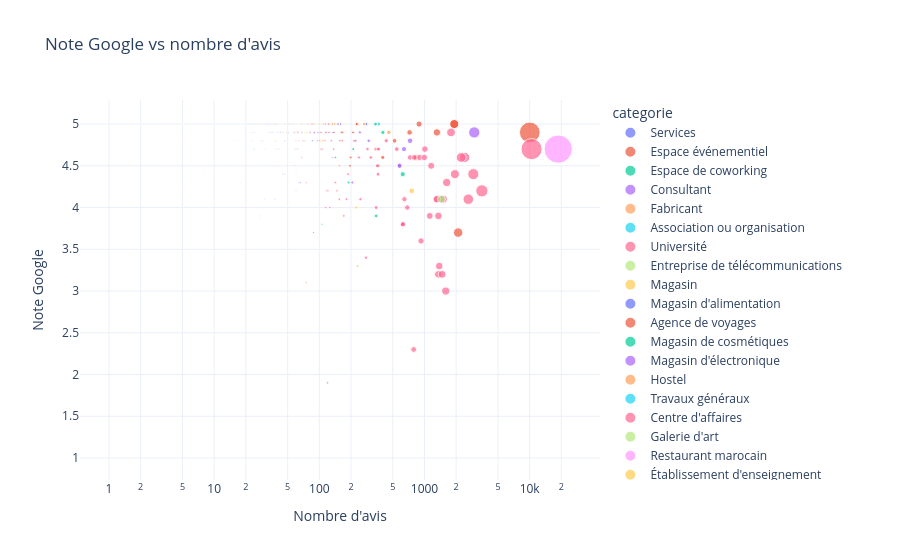

Source (notebook cell):
### Code cell
scatter = (
    df[
        ["nom", "note", "nombre_avis", "categorie"]
    ]
    .drop_duplicates("nom")
    .dropna(subset=["note", "nombre_avis"])
)

fig = px.scatter(
    scatter,
    x="nombre_avis",
    y="note",
    size="nombre_avis",
    hover_name="nom",
    color="categorie",
    title="Note Google vs nombre d'avis",
    log_x=True
)

fig.update_layout(
    template="plotly_white",
    xaxis_title="Nombre d'avis",
    yaxis_title="Note Google"
)

fig.show()

### Figure 1 — Plotly figure (JSON) as saved in the notebook; plotly's stock layout.template omitted (floating-point values rounded to 4 significant figures; data arrays with more than 128 entries replaced by an {"elided": "..."} marker saying what was removed)
{"data": [{"hovertemplate": "<b>%{hovertext}</b><br><br>categorie=Services<br>nombre_avis=%{marker.size}<br>note=%{y}<extra></extra>", "hovertext": {"elided": "174 str values"}, "legendgroup": "Services", "marker": {"color": "#636efa", "size": {"elided": "174 float values"}, "sizemode": "area", "sizeref": 46.7, "symbol": "circle"}, "mode": "markers", "name": "Services", "orientation": "v", "showlegend": true, "type": "scatter", "x": {"elided": "174 float values"}, "xaxis": "x", "y": {"elided": "174 float values"}, "yaxis": "y"}, {"hovertemplate": "<b>%{hovertext}</b><br><br>categorie=Espace événementiel<br>nombre_avis=%{marker.size}<br>note=%{y}<extra></extra>", "hovertext": ["Gitex Africa"], "legendgroup": "Espace événementiel", "marker": {"color": "#EF553B", "size": [364.0], "sizemode": "area", "sizeref": 46.7, "symbol": "circle"}, "mode": "markers", "name": "Espace événementiel", "orientation": "v", "showlegend": true, "type": "scatter", "x": [364.0], "xaxis": "x", "y": [4.5], "yaxis": "y"}, {"hovertemplate": "<b>%{hovertext}</b><br><br>categorie=Espace de coworking<br>nombre_avis=%{marker.size}<br>note=%{y}<extra></extra>", "hovertext": ["Goworking Marrakech", "Coworking L'BLASSA", "Emerging Business Factory - EBF", "CITY PARCOURS CO-WORKING"], "legendgroup": "Espace de coworking", "marker": {"color": "#00cc96", "size": [121.0, 210.0, 104.0, 17.0], "sizemode": "area", "sizeref": 46.7, "symbol": "circle"}, "mode": "markers", "name": "Espace de coworking", "orientation": "v", "showlegend": true, "type": "scatter", "x": [121.0, 210.0, 104.0, 17.0], "xaxis": "x", "y": [4.9, 4.7, 4.7, 5.0], "yaxis": "y"}, {"hovertemplate": "<b>%{hovertext}</b><br><br>categorie=Consultant<br>nombre_avis=%{marker.size}<br>note=%{y}<extra></extra>", "hovertext": ["COMPTABLE AGREE MARRAKECH", "Chifaa Conseil : Domiciliation d'entreprise a Marrakech", "N.Synergy Bureau d'Étude Technique, Développement web", "Tawjeeh Marrakech - مكتب توجيه للدراسة داخل وخارج المغرب", "WEBPICK", "SUD INVEST CONSULTING", "Excellent Consulting - Comptable Marrakech - Fiduciaire Marrakech", "VERIFICA - Cabinet Comptable Agréé par l'Etat.", "Noun consulting", "Yakeey - Marrakech", "Centre de Nutrition Nakhil - مركز التغذية النخيل", "Curious Market Research", "TBL Consulting.", "Atlas Etude Consulting - Comptable Marrakech", "212 Services | Services Informatique", "Pollen Consulting – Expert-comptable & Audit à Marrakech", "Strat Flow Consulting", "COMUNIX MAROC", "ITICSYS", "Seiton consulting", "Evolution Technology", "Kanteek", "MATRICE ONE CONSULTING : Création de société & Domiciliation d'entreprise", "Entrepreneurs Morocco", "Conseil Et Business Marrakech S.A.R.L.", "Moorish Hotel Group"], "legendgroup": "Consultant", "marker": {"color": "#ab63fa", "size": [90.0, 21.0, 7.0, 2974.0, 9.0, 114.0, 116.0, 21.0, 9.0, 4.0, 243.0, 68.0, 35.0, 3.0, 18.0, 21.0, 3.0, 3.0, 4.0, 11.0, 1.0, 4.0, 8.0, 2.0, 110.0, 1.0], "sizemode": "area", "sizeref": 46.7, "symbol": "circle"}, "mode": "markers", "name": "Consultant", "orientation": "v", "showlegend": true, "type": "scatter", "x": [90.0, 21.0, 7.0, 2974.0, 9.0, 114.0, 116.0, 21.0, 9.0, 4.0, 243.0, 68.0, 35.0, 3.0, 18.0, 21.0, 3.0, 3.0, 4.0, 11.0, 1.0, 4.0, 8.0, 2.0, 110.0, 1.0], "xaxis": "x", "y": [4.9, 4.9, 4.6, 4.9, 5.0, 4.9, 4.9, 3.5, 4.6, 5.0, 4.9, 4.9, 5.0, 4.3, 5.0, 5.0, 5.0, 5.0, 4.5, 5.0, 1.0, 5.0, 4.4, 5.0, 4.8, 1.0], "yaxis": "y"}, {"hovertemplate": "<b>%{hovertext}</b><br><br>categorie=Fabricant<br>nombre_avis=%{marker.size}<br>note=%{y}<extra></extra>", "hovertext": ["Rentaphone : Pocket Wi-fi Morocco", "Smart Factory Automation: Formation en Automatisation et Instrumentation Industrielle Marrakech", "Alaq Technology Maroc - Domotique, Alarme, Vidéosurveillance, Sécurité incendie", "Ainsi consulting", "Broadlink"], "legendgroup": "Fabricant", "marker": {"color": "#FFA15A", "size": [50.0, 7.0, 1.0, 1.0, 3.0], "sizemode": "area", "sizeref": 46.7, "symbol": "circle"}, "mode": "markers", "name": "Fabricant", "orientation": "v", "showlegend": true, "type": "scatter", "x": [50.0, 7.0, 1.0, 1.0, 3.0], "xaxis": "x", "y": [5.0, 4.9, 5.0, 5.0, 5.0], "yaxis": "y"}, {"hovertemplate": "<b>%{hovertext}</b><br><br>categorie=Association ou organisation<br>nombre_avis=%{marker.size}<br>note=%{y}<extra></extra>", "hovertext": ["Signature immobilier", "Cop Invest l'expert en immobilier au maroc", "Startup Maroc"], "legendgroup": "Association ou organisation", "marker": {"color": "#19d3f3", "size": [120.0, 23.0, 3.0], "sizemode": "area", "sizeref": 46.7, "symbol": "circle"}, "mode": "markers", "name": "Association ou organisation", "orientation": "v", "showlegend": true, "type": "scatter", "x": [120.0, 23.0, 3.0], "xaxis": "x", "y": [5.0, 4.8, 1.3], "yaxis": "y"}, {"hovertemplate": "<b>%{hovertext}</b><br><br>categorie=Université<br>nombre_avis=%{marker.size}<br>note=%{y}<extra></extra>", "hovertext": ["Sup de Co Marrakech", "Université Cadi Ayyad", "Faculté de Langue Arabe", "Faculté des Lettres et Sciences humaines", "Faculté des Sciences et Techniques", "Faculté de Médecine et de Pharmacie de Marrakech", "fst marrakech", "École HEEC (Hautes Etudes Economiques, Commerciales et d'Ingénierie)"], "legendgroup": "Université", "marker": {"color": "#FF6692", "size": [126.0, 155.0, 59.0, 75.0, 181.0, 188.0, 11.0, 60.0], "sizemode": "area", "sizeref": 46.7, "symbol": "circle"}, "mode": "markers", "name": "Université", "orientation": "v", "showlegend": true, "type": "scatter", "x": [126.0, 155.0, 59.0, 75.0, 181.0, 188.0, 11.0, 60.0], "xaxis": "x", "y": [4.0, 4.1, 4.5, 4.3, 4.1, 4.4, 4.2, 4.2], "yaxis": "y"}, {"hovertemplate": "<b>%{hovertext}</b><br><br>categorie=Entreprise de télécommunications<br>nombre_avis=%{marker.size}<br>note=%{y}<extra></extra>", "hovertext": ["Maroc Telecom"], "legendgroup": "Entreprise de télécommunications", "marker": {"color": "#B6E880", "size": [231.0], "sizemode": "area", "sizeref": 46.7, "symbol": "circle"}, "mode": "markers", "name": "Entreprise de télécommunications", "orientation": "v", "showlegend": true, "type": "scatter", "x": [231.0], "xaxis": "x", "y": [3.3], "yaxis": "y"}, {"hovertemplate": "<b>%{hovertext}</b><br><br>categorie=Magasin<br>nombre_avis=%{marker.size}<br>note=%{y}<extra></extra>", "hovertext": ["Cooperative Issafarnbio", "Bloty Marrakech", "THE PLATFORM - GAMING ROOM", "ALPHA VISION", "GALACTIX STUDIO – Studio d'enregistrement / Recording Studio : Marrakech Maroc Morocco", "Globaloptical", "EL MASSIRA VISION - Opticienne Optometriste", "Kech Bureau Informatique, camera de surveillance Marrakech, serrure inteligente, hikvision ruijie marrakech, sonorisation", "Competence Technologie : Vente Matériels Et Accessoires Informatiques", "Ets Bouchaib Complexe D'Artisanat", "TANARA GLOBAL", "Hospitality Web Services"], "legendgroup": "Magasin", "marker": {"color": "#FECB52", "size": [91.0, 225.0, 22.0, 73.0, 106.0, 236.0, 6.0, 107.0, 76.0, 757.0, 27.0, 16.0], "sizemode": "area", "sizeref": 46.7, "symbol": "circle"}, "mode": "markers", "name": "Magasin", "orientation": "v", "showlegend": true, "type": "scatter", "x": [91.0, 225.0, 22.0, 73.0, 106.0, 236.0, 6.0, 107.0, 76.0, 757.0, 27.0, 16.0], "xaxis": "x", "y": [5.0, 4.0, 4.3, 4.9, 5.0, 5.0, 4.2, 4.8, 5.0, 4.2, 4.3, 5.0], "yaxis": "y"}, {"hovertemplate": "<b>%{hovertext}</b><br><br>categorie=Magasin d'alimentation<br>nombre_avis=%{marker.size}<br>note=%{y}<extra></extra>", "hovertext": ["La Cave à Huile - Huile d'Olive et d'Argan Premium"], "legendgroup": "Magasin d'alimentation", "marker": {"color": "#636efa", "size": [279.0], "sizemode": "area", "sizeref": 46.7, "symbol": "circle"}, "mode": "markers", "name": "Magasin d'alimentation", "orientation": "v", "showlegend": true, "type": "scatter", "x": [279.0], "xaxis": "x", "y": [5.0], "yaxis": "y"}, {"hovertemplate": "<b>%{hovertext}</b><br><br>categorie=Agence de voyages<br>nombre_avis=%{marker.size}<br>note=%{y}<extra></extra>", "hovertext": ["Terra Nomadic Travels S.A.R.L", "Esprit d’aventure Marrakech", "AUTHENTIQUE NOMADE MAROC Excursions Marrakech désert Maroc", "Izritour", "Sun Trails | Private Luxury Tours in Morocco | Sahara Desert | Honeymoon Travel | All-Inclusive Vacation Packages", "My Morocco Tours", "Morocco Private Expert", "Morocco Discovery", "Marrakech Tour Company", "Marrakesh Behind The Walls", "Deep Morocco Tours", "Marrakesh Tour Guide", "Morocco Inspiring Tours", "Click Excursions", "Happy Excursions", "morocco hospitality services", "TRAVEL PLANS MARRAKECH - Travel agency Marrakech", "Tours In Marrakech", "MARRAKESH TRAVEL SERVICES", "Toursma Travel & Tourism", "Kayatours Morocco", "Starry Morocco Tours & Marrakesh day trips", "Morocco viajar frommarrakech", "Maroc Expedition Travel", "Tilila Travel", "Marrakech Expert Services", "Marrakech WITH Locals", "Marrakech Departures tours - Transport touristique Excursion Marrakech", "Morocco Travel Agency", "Morocco Global Adventures", "Excursions Marrakech", "Deep South Travel", "Travel path", "Travel Link Morocco", "Marrakech City Travel", "Habti Voyage", "Morocco Trip Travel - Travel agency in Marrakech", "H&L Travel", "SENSORIAL TRAVEL", "Travel Legacy", "MOROCCO DMC - TRAVEL AGENCY Morocco MARRAKECH | EXCEL TRAVEL MOROCCO", "Visit Morocco Travel & Events", "Morocco Unfiltered", "Morocco next", "Zoubair Travel Agency", "Iktichaf Travel", "Activ Travel", "Mouja tours", "Attractive Tours"], "legendgroup": "Agence de voyages", "marker": {"color": "#EF553B", "size": [138.0, 75.0, 101.0, 104.0, 78.0, 25.0, 141.0, 60.0, 38.0, 115.0, 89.0, 101.0, 234.0, 10020.0, 344.0, 5.0, 115.0, 47.0, 401.0, 49.0, 167.0, 1313.0, 134.0, 722.0, 228.0, 163.0, 888.0, 196.0, 36.0, 1919.0, 52.0, 137.0, 63.0, 39.0, 520.0, 113.0, 104.0, 836.0, 64.0, 39.0, 18.0, 3.0, 36.0, 86.0, 118.0, 73.0, 21.0, 150.0, 226.0], "sizemode": "area", "sizeref": 46.7, "symbol": "circle"}, "mode": "markers", "name": "Agence de voyages", "orientation": "v", "showlegend": true, "type": "scatter", "x": [138.0, 75.0, 101.0, 104.0, 78.0, 25.0, 141.0, 60.0, 38.0, 115.0, 89.0, 101.0, 234.0, 10020.0, 344.0, 5.0, 115.0, 47.0, 401.0, 49.0, 167.0, 1313.0, 134.0, 722.0, 228.0, 163.0, 888.0, 196.0, 36.0, 1919.0, 52.0, 137.0, 63.0, 39.0, 520.0, 113.0, 104.0, 836.0, 64.0, 39.0, 18.0, 3.0, 36.0, 86.0, 118.0, 73.0, 21.0, 150.0, 226.0], "xaxis": "x", "y": [4.9, 3.1, 4.8, 4.9, 5.0, 5.0, 5.0, 4.8, 4.8, 5.0, 5.0, 5.0, 5.0, 4.9, 4.7, 5.0, 4.9, 5.0, 4.6, 4.9, 4.9, 4.9, 5.0, 4.9, 5.0, 4.9, 5.0, 4.5, 5.0, 5.0, 5.0, 4.7, 4.9, 4.7, 4.8, 4.8, 4.7, 4.6, 4.8, 5.0, 4.3, 5.0, 5.0, 5.0, 4.2, 4.8, 4.3, 5.0, 5.0], "yaxis": "y"}, {"hovertemplate": "<b>%{hovertext}</b><br><br>categorie=Magasin de cosmétiques<br>nombre_avis=%{marker.size}<br>note=%{y}<extra></extra>", "hovertext": ["Biomedica : Produits Cosmétiques Naturelles", "Nectarome"], "legendgroup": "Magasin de cosmétiques", "marker": {"color": "#00cc96", "size": [402.0, 142.0], "sizemode": "area", "sizeref": 46.7, "symbol": "circle"}, "mode": "markers", "name": "Magasin de cosmétiques", "orientation": "v", "showlegend": true, "type": "scatter", "x": [402.0, 142.0], "xaxis": "x", "y": [4.9, 4.6], "yaxis": "y"}, {"hovertemplate": "<b>%{hovertext}</b><br><br>categorie=Magasin d'électronique<br>nombre_avis=%{marker.size}<br>note=%{y}<extra></extra>", "hovertext": ["Next Level PC - Marrakech Charaf | PC Gamer Maroc", "UNO.ma - Apple Authorized Reseller in Marrakech Menara Mall", "ETCEINFO Marrakech", "DestockAfric - Matériel Informatique, PC & Imprimantes Marrakech", "Ultrapc Marrakech Massar", "Pcmarrakech.com", "Ultrapc Marrakech Charaf", "Macplus", "Récepteur Maroc", "INOVEXIA | Camera de surveillance Marrakech, Alarme, Incendie, Domotique, Contrôle d'accès, Porte automatique, Sonorisation.", "Vigon systems", "Techspace Marrakech | PC Gamer Marrakech Maroc", "MYTEK", "TechnoMac", "ALL TECH", "Linotech", "Chanter Tech Store", "Master Key AV - Sound Light & LED Screen Hire and Services"], "legendgroup": "Magasin d'électronique", "marker": {"color": "#ab63fa", "size": [577.0, 214.0, 22.0, 295.0, 638.0, 206.0, 580.0, 14.0, 30.0, 24.0, 2.0, 729.0, 40.0, 1.0, 16.0, 58.0, 6.0, 29.0], "sizemode": "area", "sizeref": 46.7, "symbol": "circle"}, "mode": "markers", "name": "Magasin d'électronique", "orientation": "v", "showlegend": true, "type": "scatter", "x": [577.0, 214.0, 22.0, 295.0, 638.0, 206.0, 580.0, 14.0, 30.0, 24.0, 2.0, 729.0, 40.0, 1.0, 16.0, 58.0, 6.0, 29.0], "xaxis": "x", "y": [4.5, 4.8, 4.0, 4.8, 4.7, 4.3, 4.5, 3.9, 4.7, 4.9, 5.0, 4.8, 4.5, 5.0, 4.2, 4.9, 4.5, 5.0], "yaxis": "y"}, {"hovertemplate": "<b>%{hovertext}</b><br><br>categorie=Hostel<br>nombre_avis=%{marker.size}<br>note=%{y}<extra></extra>", "hovertext": ["Stork Marrakech Luxury Hostel"], "legendgroup": "Hostel", "marker": {"color": "#FFA15A", "size": [108.0], "sizemode": "area", "sizeref": 46.7, "symbol": "circle"}, "mode": "markers", "name": "Hostel", "orientation": "v", "showlegend": true, "type": "scatter", "x": [108.0], "xaxis": "x", "y": [4.8], "yaxis": "y"}, {"hovertemplate": "<b>%{hovertext}</b><br><br>categorie=Travaux généraux<br>nombre_avis=%{marker.size}<br>note=%{y}<extra></extra>", "hovertext": ["E-Concept Development - entreprise de construction Marrakech", "Alhouda Groupe - Majorelle -", "EMARA ESTATES Marrakech", "SITAB PROMOTION", "INOVAPRO", "AIS CORPORATION", "Société BUILDDIS TECH"], "legendgroup": "Travaux généraux", "marker": {"color": "#19d3f3", "size": [10.0, 9.0, 6.0, 19.0, 5.0, 11.0, 1.0], "sizemode": "area", "sizeref": 46.7, "symbol": "circle"}, "mode": "markers", "name": "Travaux généraux", "orientation": "v", "showlegend": true, "type": "scatter", "x": [10.0, 9.0, 6.0, 19.0, 5.0, 11.0, 1.0], "xaxis": "x", "y": [5.0, 3.7, 5.0, 5.0, 5.0, 5.0, 5.0], "yaxis": "y"}, {"hovertemplate": "<b>%{hovertext}</b><br><br>categorie=Centre d'affaires<br>nombre_avis=%{marker.size}<br>note=%{y}<extra></extra>", "hovertext": ["MAYA Business Club"], "legendgroup": "Centre d'affaires", "marker": {"color": "#FF6692", "size": [17.0], "sizemode": "area", "sizeref": 46.7, "symbol": "circle"}, "mode": "markers", "name": "Centre d'affaires", "orientation": "v", "showlegend": true, "type": "scatter", "x": [17.0], "xaxis": "x", "y": [4.9], "yaxis": "y"}, {"hovertemplate": "<b>%{hovertext}</b><br><br>categorie=Galerie d'art<br>nombre_avis=%{marker.size}<br>note=%{y}<extra></extra>", "hovertext": ["L'BLASSA ART SPACE"], "legendgroup": "Galerie d'art", "marker": {"color": "#B6E880", "size": [76.0], "sizemode": "area", "sizeref": 46.7, "symbol": "circle"}, "mode": "markers", "name": "Galerie d'art", "orientation": "v", "showlegend": true, "type": "scatter", "x": [76.0], "xaxis": "x", "y": [4.9], "yaxis": "y"}, {"hovertemplate": "<b>%{hovertext}</b><br><br>categorie=Restaurant marocain<br>nombre_avis=%{marker.size}<br>note=%{y}<extra></extra>", "hovertext": ["Safran by Kôya"], "legendgroup": "Restaurant marocain", "marker": {"color": "#FF97FF", "size": [18680.0], "sizemode": "area", "sizeref": 46.7, "symbol": "circle"}, "mode": "markers", "name": "Restaurant marocain", "orientation": "v", "showlegend": true, "type": "scatter", "x": [18680.0], "xaxis": "x", "y": [4.7], "yaxis": "y"}, {"hovertemplate": "<b>%{hovertext}</b><br><br>categorie=Établissement d'enseignement<br>nombre_avis=%{marker.size}<br>note=%{y}<extra></extra>", "hovertext": ["engflexy", "NESSAJ ACADEMY", "M-Beauty Pro Academy", "Atelier de poterie Arterre, céramique et création", "École des Hôtesses de l'air et Steward – ÉCOLE FLY HYANI PRIVÉ EFH MARRAKECH | École autorisée par l'État", "KM Beauty Academy le distributeur officiel de la marque Ekseption au Maroc.", "Apprends.ma - Centre de formation marketing digital Marrakech", "Lorel École de formation professionnelle Marrakech | Institut Lorel", "Institut Des Mines de Marrakech", "Centre de Développement des Compétences Hôtellerie Tourisme", "INSTITUT SPECIALISE DE TECHNOLOGIE APPLIQUEE MAINTENANCE HOTELIERE MARRAKECH", "EL BAHJA Academy"], "legendgroup": "Établissement d'enseignement", "marker": {"color": "#FECB52", "size": [1.0, 64.0, 107.0, 49.0, 139.0, 63.0, 7.0, 39.0, 27.0, 5.0, 6.0, 7.0], "sizemode": "area", "sizeref": 46.7, "symbol": "circle"}, "mode": "markers", "name": "Établissement d'enseignement", "orientation": "v", "showlegend": true, "type": "scatter", "x": [1.0, 64.0, 107.0, 49.0, 139.0, 63.0, 7.0, 39.0, 27.0, 5.0, 6.0, 7.0], "xaxis": "x", "y": [5.0, 5.0, 4.8, 4.9, 5.0, 5.0, 3.9, 4.8, 4.5, 5.0, 3.5, 5.0], "yaxis": "y"}, {"hovertemplate": "<b>%{hovertext}</b><br><br>categorie=Magasin d'ameublement et de décoration<br>nombre_avis=%{marker.size}<br>note=%{y}<extra></extra>", "hovertext": ["KITEA Géant Marrakech : Meubles et décoration"], "legendgroup": "Magasin d'ameublement et de décoration", "marker": {"color": "#636efa", "size": [1433.0], "sizemode": "area", "sizeref": 46.7, "symbol": "circle"}, "mode": "markers", "name": "Magasin d'ameublement et de décoration", "orientation": "v", "showlegend": true, "type": "scatter", "x": [1433.0], "xaxis": "x", "y": [4.1], "yaxis": "y"}, {"hovertemplate": "<b>%{hovertext}</b><br><br>categorie=Magasin de vêtements<br>nombre_avis=%{marker.size}<br>note=%{y}<extra></extra>", "hovertext": ["ZARA", "FRAGRANTICA MARRAKECH", "Scenti", "Layal Concept Store à Marrakech"], "legendgroup": "Magasin de vêtements", "marker": {"color": "#EF553B", "size": [2090.0, 199.0, 1920.0, 122.0], "sizemode": "area", "sizeref": 46.7, "symbol": "circle"}, "mode": "markers", "name": "Magasin de vêtements", "orientation": "v", "showlegend": true, "type": "scatter", "x": [2090.0, 199.0, 1920.0, 122.0], "xaxis": "x", "y": [3.7, 4.6, 5.0, 5.0], "yaxis": "y"}, {"hovertemplate": "<b>%{hovertext}</b><br><br>categorie=Département académique<br>nombre_avis=%{marker.size}<br>note=%{y}<extra></extra>", "hovertext": ["Faculté des Sciences Juridiques, Économiques et Sociales de l’Université Cadi Ayyad", "كلية الآداب والعلوم الإنسانية"], "legendgroup": "Département académique", "marker": {"color": "#00cc96", "size": [347.0, 106.0], "sizemode": "area", "sizeref": 46.7, "symbol": "circle"}, "mode": "markers", "name": "Département académique", "orientation": "v", "showlegend": true, "type": "scatter", "x": [347.0, 106.0], "xaxis": "x", "y": [3.9, 3.8], "yaxis": "y"}, {"hovertemplate": "<b>%{hovertext}</b><br><br>categorie=Centre commercial<br>nombre_avis=%{marker.size}<br>note=%{y}<extra></extra>", "hovertext": ["Souk Des Epices", "COSMOS TECHNOLOGIE 🇲🇦 MARRAKECH"], "legendgroup": "Centre commercial", "marker": {"color": "#ab63fa", "size": [118.0, 88.0], "sizemode": "area", "sizeref": 46.7, "symbol": "circle"}, "mode": "markers", "name": "Centre commercial", "orientation": "v", "showlegend": true, "type": "scatter", "x": [118.0, 88.0], "xaxis": "x", "y": [4.2, 3.7], "yaxis": "y"}, {"hovertemplate": "<b>%{hovertext}</b><br><br>categorie=Musée<br>nombre_avis=%{marker.size}<br>note=%{y}<extra></extra>", "hovertext": ["Maison culturelle du tapis"], "legendgroup": "Musée", "marker": {"color": "#FFA15A", "size": [266.0], "sizemode": "area", "sizeref": 46.7, "symbol": "circle"}, "mode": "markers", "name": "Musée", "orientation": "v", "showlegend": true, "type": "scatter", "x": [266.0], "xaxis": "x", "y": [5.0], "yaxis": "y"}, {"hovertemplate": "<b>%{hovertext}</b><br><br>categorie=Alimentation<br>nombre_avis=%{marker.size}<br>note=%{y}<extra></extra>", "hovertext": ["Marrakech cooking class with locals", "Cooking Class in Marrakech with Fatiha and Samira"], "legendgroup": "Alimentation", "marker": {"color": "#19d3f3", "size": [367.0, 20.0], "sizemode": "area", "sizeref": 46.7, "symbol": "circle"}, "mode": "markers", "name": "Alimentation", "orientation": "v", "showlegend": true, "type": "scatter", "x": [367.0, 20.0], "xaxis": "x", "y": [5.0, 5.0], "yaxis": "y"}, {"hovertemplate": "<b>%{hovertext}</b><br><br>categorie=Spa<br>nombre_avis=%{marker.size}<br>note=%{y}<extra></extra>", "hovertext": ["Relooking by Angelina", "Hammam Mouassine", "SPA Marrakech | Hammam Paradis"], "legendgroup": "Spa", "marker": {"color": "#FF6692", "size": [901.0, 1316.0, 729.0], "sizemode": "area", "sizeref": 46.7, "symbol": "circle"}, "mode": "markers", "name": "Spa", "orientation": "v", "showlegend": true, "type": "scatter", "x": [901.0, 1316.0, 729.0], "xaxis": "x", "y": [4.6, 4.1, 4.6], "yaxis": "y"}, {"hovertemplate": "<b>%{hovertext}</b><br><br>categorie=Restaurant<br>nombre_avis=%{marker.size}<br>note=%{y}<extra></extra>", "hovertext": ["ٍٍRestaurant - Café - Cours de cuisine - Art DarMed Event - Marrakech"], "legendgroup": "Restaurant", "marker": {"color": "#B6E880", "size": [98.0], "sizemode": "area", "sizeref": 46.7, "symbol": "circle"}, "mode": "markers", "name": "Restaurant", "orientation": "v", "showlegend": true, "type": "scatter", "x": [98.0], "xaxis": "x", "y": [5.0], "yaxis": "y"}, {"hovertemplate": "<b>%{hovertext}</b><br><br>categorie=Service de transport<br>nombre_avis=%{marker.size}<br>note=%{y}<extra></extra>", "hovertext": ["Heliconia Aero Solutions"], "legendgroup": "Service de transport", "marker": {"color": "#FF97FF", "size": [60.0], "sizemode": "area", "sizeref": 46.7, "symbol": "circle"}, "mode": "markers", "name": "Service de transport", "orientation": "v", "showlegend": true, "type": "scatter", "x": [60.0], "xaxis": "x", "y": [4.4], "yaxis": "y"}, {"hovertemplate": "<b>%{hovertext}</b><br><br>categorie=Comptabilité<br>nombre_avis=%{marker.size}<br>note=%{y}<extra></extra>", "hovertext": ["CBS Consulting and Business Solutions"], "legendgroup": "Comptabilité", "marker": {"color": "#FECB52", "size": [6.0], "sizemode": "area", "sizeref": 46.7, "symbol": "circle"}, "mode": "markers", "name": "Comptabilité", "orientation": "v", "showlegend": true, "type": "scatter", "x": [6.0], "xaxis": "x", "y": [5.0], "yaxis": "y"}, {"hovertemplate": "<b>%{hovertext}</b><br><br>categorie=Siège social<br>nombre_avis=%{marker.size}<br>note=%{y}<extra></extra>", "hovertext": ["Continuum BIM", "MR TECH GROUP", "creation site web", "TRUST TECH", "EKBlocks"], "legendgroup": "Siège social", "marker": {"color": "#636efa", "size": [8.0, 1.0, 4.0, 3.0, 3.0], "sizemode": "area", "sizeref": 46.7, "symbol": "circle"}, "mode": "markers", "name": "Siège social", "orientation": "v", "showlegend": true, "type": "scatter", "x": [8.0, 1.0, 4.0, 3.0, 3.0], "xaxis": "x", "y": [4.6, 5.0, 4.8, 5.0, 5.0], "yaxis": "y"}, {"hovertemplate": "<b>%{hovertext}</b><br><br>categorie=Stockage<br>nombre_avis=%{marker.size}<br>note=%{y}<extra></extra>", "hovertext": ["CityLockma - City Wifi", "MC CONSIGNE MEDINA"], "legendgroup": "Stockage", "marker": {"color": "#EF553B", "size": [85.0, 62.0], "sizemode": "area", "sizeref": 46.7, "symbol": "circle"}, "mode": "markers", "name": "Stockage", "orientation": "v", "showlegend": true, "type": "scatter", "x": [85.0, 62.0], "xaxis": "x", "y": [5.0, 4.9], "yaxis": "y"}, {"hovertemplate": "<b>%{hovertext}</b><br><br>categorie=Boutique de cadeaux<br>nombre_avis=%{marker.size}<br>note=%{y}<extra></extra>", "hovertext": ["Boutique EL Fenn", "Artisanetshop : Wood Handicraft and Gifts shop"], "legendgroup": "Boutique de cadeaux", "marker": {"color": "#00cc96", "size": [16.0, 342.0], "sizemode": "area", "sizeref": 46.7, "symbol": "circle"}, "mode": "markers", "name": "Boutique de cadeaux", "orientation": "v", "showlegend": true, "type": "scatter", "x": [16.0, 342.0], "xaxis": "x", "y": [3.8, 5.0], "yaxis": "y"}, {"hovertemplate": "<b>%{hovertext}</b><br><br>categorie=Consultant en marketing<br>nombre_avis=%{marker.size}<br>note=%{y}<extra></extra>", "hovertext": ["Consultant Mohamed BABA - Digital Marketing", "So Corporates"], "legendgroup": "Consultant en marketing", "marker": {"color": "#ab63fa", "size": [5.0, 11.0], "sizemode": "area", "sizeref": 46.7, "symbol": "circle"}, "mode": "markers", "name": "Consultant en marketing", "orientation": "v", "showlegend": true, "type": "scatter", "x": [5.0, 11.0], "xaxis": "x", "y": [5.0, 5.0], "yaxis": "y"}, {"hovertemplate": "<b>%{hovertext}</b><br><br>categorie=Service de livraison<br>nombre_avis=%{marker.size}<br>note=%{y}<extra></extra>", "hovertext": ["Forcelog Marrakech- Livraison e-commerce au Maroc"], "legendgroup": "Service de livraison", "marker": {"color": "#FFA15A", "size": [458.0], "sizemode": "area", "sizeref": 46.7, "symbol": "circle"}, "mode": "markers", "name": "Service de livraison", "orientation": "v", "showlegend": true, "type": "scatter", "x": [458.0], "xaxis": "x", "y": [4.9], "yaxis": "y"}, {"hovertemplate": "<b>%{hovertext}</b><br><br>categorie=Agence immobilière<br>nombre_avis=%{marker.size}<br>note=%{y}<extra></extra>", "hovertext": ["Omnia Business"], "legendgroup": "Agence immobilière", "marker": {"color": "#19d3f3", "size": [9.0], "sizemode": "area", "sizeref": 46.7, "symbol": "circle"}, "mode": "markers", "name": "Agence immobilière", "orientation": "v", "showlegend": true, "type": "scatter", "x": [9.0], "xaxis": "x", "y": [5.0], "yaxis": "y"}, {"hovertemplate": "<b>%{hovertext}</b><br><br>categorie=Hôtel<br>nombre_avis=%{marker.size}<br>note=%{y}<extra></extra>", "hovertext": ["AG Hôtel & Spa Marrakech", "L'Hôtel Marrakech", "Hotel Oudaya & Spa Marrakech", "Royal Mansour Marrakech", "Grand Plaza Marrakech", "Four Seasons Resort Marrakech", "Swiss Continental Hotel", "Park Hyatt Marrakech", "Relax Hôtel Marrakech", "Mandarin Oriental, Marrakech", "Selman Marrakech", "Jaal Riad Resort Adults Only", "RAWABI Hôtel & SPA MARRAKECH", "Hôtel Central Palace", "Royal Mirage Deluxe Hôtel", "Les Jardins de la Medina", "Riad Hamdane Rooftop & SPA", "Red Hotel", "Dar Assiya", "Hotel Aday", "ibis Palmeraie Marrakech", "Hôtel Islane", "Riad Kniza Marrakech", "Hôtel Ibn Batouta", "Longue Vie Hotel", "Riad Oriental Glory & Spa", "ADAM PARK MARRAKECH HOTEL & SPA", "Ksar Anika Riad Marrakech", "Radisson Blu Hotel, Marrakech Carre Eden", "Hivernage Hotel & Spa", "Hôtel Akabar - Hôtel 3 Etoiles Marrakech", "Jadali Hôtel & Spa", "Hôtel Tafoukt", "Sirayane Boutique Hôtel & Spa", "Albakech Boutique Hotel & Spa", "Riad Palau Marrakech", "BAB HOTEL | Boutique Hôtel & Spa Marrakech", "Riad Les Palmiers de la Medina", "Sofitel Marrakech Palais Impérial", "Hotel Riad Marrakech", "Imperial Holiday Hotel & Spa Marrakech", "El Morocco Hotel", "Mogador Menzah", "Hôtel Atlas", "RIAD 111", "Amanar Marrakech | Boutique Hotel & Riad", "555 Hotel Clubbing", "RIAD NUMIDIA", "Hotel Park Family", "Riad Sanwa", "Riad Davina", "Riad Qodwa", "Hôtel Novotel", "Dar Soulaimane Ourika Marrakech", "Marrakech Inn Comfy Apartments-Gueliz", "Hotel Suitehotel Marrakech", "Jemaa El Fna Suites & Spa", "Riad 92 Marrakech", "Hotel Medina", "Riad NayaNour, Riad à Marrakech", "Riad Tonaroz", "Riad Luciano Hotel & SPA", "Appart Hotel Aya Suites Marrakech", "Dar Sun Of Medina _ Marrakech", "Riad Magda", "Hotel chems marrakech"], "legendgroup": "Hôtel", "marker": {"color": "#FF6692", "size": [142.0, 130.0, 1354.0, 2411.0, 1510.0, 2231.0, 1788.0, 359.0, 1356.0, 800.0, 1158.0, 1626.0, 1382.0, 686.0, 1122.0, 1009.0, 309.0, 627.0, 116.0, 347.0, 3514.0, 927.0, 433.0, 362.0, 995.0, 238.0, 2611.0, 367.0, 2913.0, 1310.0, 278.0, 356.0, 115.0, 545.0, 287.0, 96.0, 644.0, 171.0, 10420.0, 3.0, 789.0, 59.0, 1593.0, 625.0, 107.0, 58.0, 147.0, 9.0, 22.0, 157.0, 68.0, 622.0, 1945.0, 121.0, 22.0, 9.0, 165.0, 17.0, 246.0, 221.0, 82.0, 124.0, 68.0, 9.0, 70.0, 1472.0], "sizemode": "area", "sizeref": 46.7, "symbol": "circle"}, "mode": "markers", "name": "Hôtel", "orientation": "v", "showlegend": true, "type": "scatter", "x": [142.0, 130.0, 1354.0, 2411.0, 1510.0, 2231.0, 1788.0, 359.0, 1356.0, 800.0, 1158.0, 1626.0, 1382.0, 686.0, 1122.0, 1009.0, 309.0, 627.0, 116.0, 347.0, 3514.0, 927.0, 433.0, 362.0, 995.0, 238.0, 2611.0, 367.0, 2913.0, 1310.0, 278.0, 356.0, 115.0, 545.0, 287.0, 96.0, 644.0, 171.0, 10420.0, 3.0, 789.0, 59.0, 1593.0, 625.0, 107.0, 58.0, 147.0, 9.0, 22.0, 157.0, 68.0, 622.0, 1945.0, 121.0, 22.0, 9.0, 165.0, 17.0, 246.0, 221.0, 82.0, 124.0, 68.0, 9.0, 70.0, 1472.0], "xaxis": "x", "y": [4.3, 4.8, 3.2, 4.6, 4.1, 4.6, 4.9, 4.7, 3.9, 4.6, 4.5, 4.3, 3.3, 4.0, 3.9, 4.7, 4.6, 3.8, 4.9, 4.0, 4.2, 3.6, 4.8, 4.4, 4.6, 4.6, 4.1, 4.7, 4.4, 4.1, 3.4, 4.5, 4.0, 4.7, 4.7, 4.8, 4.1, 3.9, 4.7, 4.3, 2.3, 4.7, 3.0, 3.8, 4.7, 4.9, 4.2, 4.9, 3.5, 4.8, 4.6, 3.8, 4.4, 4.2, 4.5, 4.4, 4.8, 4.9, 4.1, 4.8, 4.9, 4.9, 5.0, 5.0, 4.8, 3.2], "yaxis": "y"}, {"hovertemplate": "<b>%{hovertext}</b><br><br>categorie=Hôtel de ville<br>nombre_avis=%{marker.size}<br>note=%{y}<extra></extra>", "hovertext": ["HOTEL MARRAKECH RACINE"], "legendgroup": "Hôtel de ville", "marker": {"color": "#B6E880", "size": [1448.0], "sizemode": "area", "sizeref": 46.7, "symbol": "circle"}, "mode": "markers", "name": "Hôtel de ville", "orientation": "v", "showlegend": true, "type": "scatter", "x": [1448.0], "xaxis": "x", "y": [4.1], "yaxis": "y"}, {"hovertemplate": "<b>%{hovertext}</b><br><br>categorie=Complexe hôtelier<br>nombre_avis=%{marker.size}<br>note=%{y}<extra></extra>", "hovertext": ["Atlas Hospitality Hotels & Resorts (Atlas Hospitality S.A.)", "Diyar Marhaba Hotel"], "legendgroup": "Complexe hôtelier", "marker": {"color": "#FF97FF", "size": [24.0, 133.0], "sizemode": "area", "sizeref": 46.7, "symbol": "circle"}, "mode": "markers", "name": "Complexe hôtelier", "orientation": "v", "showlegend": true, "type": "scatter", "x": [24.0, 133.0], "xaxis": "x", "y": [4.0, 4.6], "yaxis": "y"}, {"hovertemplate": "<b>%{hovertext}</b><br><br>categorie=Office de tourisme<br>nombre_avis=%{marker.size}<br>note=%{y}<extra></extra>", "hovertext": ["Lina Travel Marrakech"], "legendgroup": "Office de tourisme", "marker": {"color": "#FECB52", "size": [43.0], "sizemode": "area", "sizeref": 46.7, "symbol": "circle"}, "mode": "markers", "name": "Office de tourisme", "orientation": "v", "showlegend": true, "type": "scatter", "x": [43.0], "xaxis": "x", "y": [5.0], "yaxis": "y"}, {"hovertemplate": "<b>%{hovertext}</b><br><br>categorie=Administration locale<br>nombre_avis=%{marker.size}<br>note=%{y}<extra></extra>", "hovertext": ["Maaffar Travel Agency Morocco"], "legendgroup": "Administration locale", "marker": {"color": "#636efa", "size": [32.0], "sizemode": "area", "sizeref": 46.7, "symbol": "circle"}, "mode": "markers", "name": "Administration locale", "orientation": "v", "showlegend": true, "type": "scatter", "x": [32.0], "xaxis": "x", "y": [5.0], "yaxis": "y"}, {"hovertemplate": "<b>%{hovertext}</b><br><br>categorie=Service de navette aéroport<br>nombre_avis=%{marker.size}<br>note=%{y}<extra></extra>", "hovertext": ["Easy Take Transport touristique à Marrakech"], "legendgroup": "Service de navette aéroport", "marker": {"color": "#EF553B", "size": [209.0], "sizemode": "area", "sizeref": 46.7, "symbol": "circle"}, "mode": "markers", "name": "Service de navette aéroport", "orientation": "v", "showlegend": true, "type": "scatter", "x": [209.0], "xaxis": "x", "y": [4.9], "yaxis": "y"}, {"hovertemplate": "<b>%{hovertext}</b><br><br>categorie=Maison d'hôtes<br>nombre_avis=%{marker.size}<br>note=%{y}<extra></extra>", "hovertext": ["Riad Ylha Marrakech", "Dar Diyafa Marrakech", "Riad Challa Restaurant & Spa", "Riad Zahrat Al Sahara"], "legendgroup": "Maison d'hôtes", "marker": {"color": "#00cc96", "size": [24.0, 40.0, 621.0, 190.0], "sizemode": "area", "sizeref": 46.7, "symbol": "circle"}, "mode": "markers", "name": "Maison d'hôtes", "orientation": "v", "showlegend": true, "type": "scatter", "x": [24.0, 40.0, 621.0, 190.0], "xaxis": "x", "y": [4.7, 5.0, 4.4, 4.3], "yaxis": "y"}, {"hovertemplate": "<b>%{hovertext}</b><br><br>categorie=Hébergement<br>nombre_avis=%{marker.size}<br>note=%{y}<extra></extra>", "hovertext": ["Riad Azza, Marrakesh"], "legendgroup": "Hébergement", "marker": {"color": "#ab63fa", "size": [43.0], "sizemode": "area", "sizeref": 46.7, "symbol": "circle"}, "mode": "markers", "name": "Hébergement", "orientation": "v", "showlegend": true, "type": "scatter", "x": [43.0], "xaxis": "x", "y": [4.9], "yaxis": "y"}, {"hovertemplate": "<b>%{hovertext}</b><br><br>categorie=Chambre d'hôtes<br>nombre_avis=%{marker.size}<br>note=%{y}<extra></extra>", "hovertext": ["Riad Sable Chaud"], "legendgroup": "Chambre d'hôtes", "marker": {"color": "#FFA15A", "size": [155.0], "sizemode": "area", "sizeref": 46.7, "symbol": "circle"}, "mode": "markers", "name": "Chambre d'hôtes", "orientation": "v", "showlegend": true, "type": "scatter", "x": [155.0], "xaxis": "x", "y": [4.5], "yaxis": "y"}, {"hovertemplate": "<b>%{hovertext}</b><br><br>categorie=Santé<br>nombre_avis=%{marker.size}<br>note=%{y}<extra></extra>", "hovertext": ["IBDAA", "Root holistic experiences", "Addictest Marrakech"], "legendgroup": "Santé", "marker": {"color": "#19d3f3", "size": [23.0, 20.0, 24.0], "sizemode": "area", "sizeref": 46.7, "symbol": "circle"}, "mode": "markers", "name": "Santé", "orientation": "v", "showlegend": true, "type": "scatter", "x": [23.0, 20.0, 24.0], "xaxis": "x", "y": [5.0, 5.0, 4.7], "yaxis": "y"}, {"hovertemplate": "<b>%{hovertext}</b><br><br>categorie=Point d'intérêt<br>nombre_avis=%{marker.size}<br>note=%{y}<extra></extra>", "hovertext": ["Travel Tech Sarl"], "legendgroup": "Point d'intérêt", "marker": {"color": "#FF6692", "size": [1.0], "sizemode": "area", "sizeref": 46.7, "symbol": "circle"}, "mode": "markers", "name": "Point d'intérêt", "orientation": "v", "showlegend": true, "type": "scatter", "x": [1.0], "xaxis": "x", "y": [5.0], "yaxis": "y"}, {"hovertemplate": "<b>%{hovertext}</b><br><br>categorie=École<br>nombre_avis=%{marker.size}<br>note=%{y}<extra></extra>", "hovertext": ["Young Engineers Marrakech Guéliz"], "legendgroup": "École", "marker": {"color": "#B6E880", "size": [10.0], "sizemode": "area", "sizeref": 46.7, "symbol": "circle"}, "mode": "markers", "name": "École", "orientation": "v", "showlegend": true, "type": "scatter", "x": [10.0], "xaxis": "x", "y": [5.0], "yaxis": "y"}, {"hovertemplate": "<b>%{hovertext}</b><br><br>categorie=Électricien<br>nombre_avis=%{marker.size}<br>note=%{y}<extra></extra>", "hovertext": ["Electrician Marrakech"], "legendgroup": "Électricien", "marker": {"color": "#FF97FF", "size": [6.0], "sizemode": "area", "sizeref": 46.7, "symbol": "circle"}, "mode": "markers", "name": "Électricien", "orientation": "v", "showlegend": true, "type": "scatter", "x": [6.0], "xaxis": "x", "y": [5.0], "yaxis": "y"}], "layout": {"legend": {"itemsizing": "constant", "title": {"text": "categorie"}, "tracegroupgap": 0}, "title": {"text": "Note Google vs nombre d'avis"}, "xaxis": {"anchor": "y", "domain": [0, 1], "title": {"text": "Nombre d'avis"}, "type": "log"}, "yaxis": {"anchor": "x", "domain": [0, 1], "title": {"text": "Note Google"}}}}
